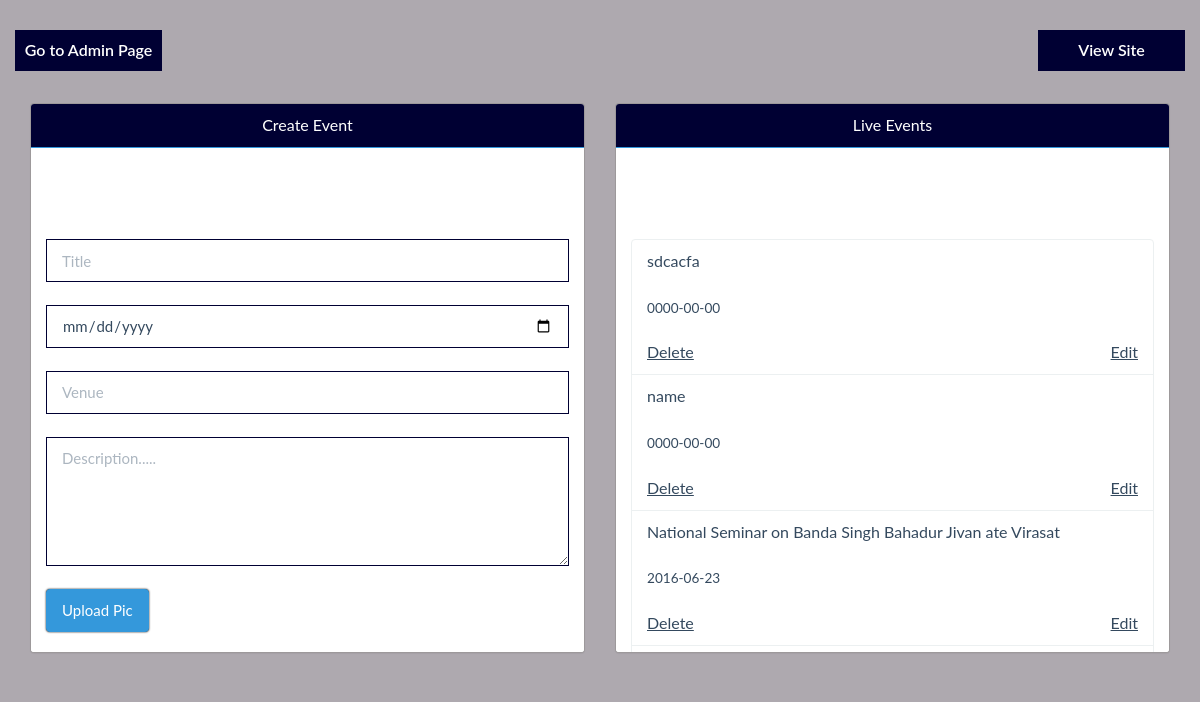
Page /admin/create_event.php (signed in) on the committed database.
### tables this page shows
CREATE TABLE `gyananjan_events` (
  `id` int(11) NOT NULL,
  `title` varchar(141) NOT NULL,
  `edate` date NOT NULL,
  `venue` varchar(51) NOT NULL,
  `imgname` varchar(151) NOT NULL,
  `edescription` varchar(4000) NOT NULL
);

### admin/create_event.php (the view, shortened to what this page needs)
<?php
$rsp="";
$alertype="";
$dmsg="";
$dalert="";
?>
    <?php include 'includes/meta.php';  ?>
        <?php
        include 'includes/css.php';
    ?>
            <body>
                <div class="container">
                    <div class="nav">
                        <a href="../admin"><span class="pull-left text-center">Go to Admin Page</span></a>
                        <a href="../"><span class="pull-right text-center">View Site</span></a>
                    </div>
                    <div class="col-md-6">
                        <div class="panel panel-info">
                            <div class="panel-heading text-center">Create Event</div>
                            <div class="panel-body">
                                <div id="alert" class="alert alert-<?php echo $alertype;?>" aria-hidden="true" role="alert">
                                    <span class="sr-only" style="position:relative">  <?php echo $rsp; ?></span></div>
                                <form action="" method="POST">
                                    <input type="text" name="title" class="form-control" placeholder="Title" autofocus>
                                    <br>
                                    <input type="date" name="date" class="form-control" placeholder="Date">
                                    <br>
                                    <input type="text" name="venue" class="form-control" placeholder="Venue">
                                    <br>
                                    <textarea name="desc" rows="5" class="form-control" maxlength="140" placeholder="Description....."></textarea>
                                    <br>
                                    <div class="btn btn-info" data-toggle="modal" data-target="#picup">Upload Pic
                                    </div>
                                </form>
                            </div>
                        </div>
                    </div>
                    <div class="col-md-6">
                        <div class="panel panel-info">
                            <div class="panel-heading text-center">Live Events</div>
                            <div class="panel-body">
                                <div id="alert" class="alert alert-<?php echo $dalert;?>" aria-hidden="true" role="alert">
                                    <span class="sr-only" style="position:relative">  <?php echo $dmsg; ?></span></div>
                                <ul class="list-group">
                                    <?php
                    $sql = "SELECT title, edate,id FROM gyananjan_events ORDER BY id DESC";
                    $run = $db->query($sql);
                    if ($run->num_rows > 0) {
                        while($row = $run->fetch_assoc()) {
                            echo"<li class='list-group-item'>".$row['title']."<br><small><br>".$row['edate']."</small><br><br><a href='?del=".$row['id']."'>Delete</a><a class='pull-right' href='edit_event?edit=".$row['id']."'>Edit</a></li>";
                        }
                    }
                    else {
                        echo "<h5 class='no_event text-center'>List is Empty</h5>";
                    }
                ?>
                                </ul>
                            </div>
                        </div>
                    </div>
            </body>
            </html>

### admin/includes/css.php (style rules this page uses)
textarea { resize: vertical; }
input { position: static; }
a { text-decoration: underline !important; }
.panel { border-color: rgba(10, 1, 6, 0.4); height: 550px !important; overflow-y: scroll; }
.panel-heading { background-color: #003 !important; color: #fff !important; border-radius: 0%; text-align: center; }
.panel a { color: #34495E !important; text-transform: underline !important; }
.nav { margin-top: 0 !important; margin-bottom: 2%; width: 100%; min-height: 50px; }
.nav span { padding: 5px; background-color: #003; border: #003 4px solid; color: white; min-width: 147px; font-weight: 600; transition: background-color 0.5s ease-in, border 0.5s; }
input,textarea { border-radius: 0!important; border:1px solid #003 !important; }
body { padding-top: 30px; background-color: rgba(113, 105, 116, 0.57); }

### rows in the picture
gyananjan_events: title "sdcacfa", edate "0000-00-00"
gyananjan_events: title "name", edate "0000-00-00"
gyananjan_events: title "National Seminar on Banda Singh Bahadur Jivan ate Virasat", edate "2016-06-23"
